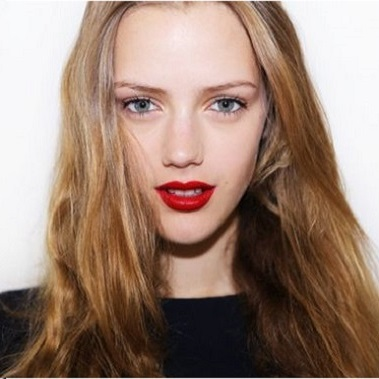
%> input picture homework/src/Esther Heesch1.jpg, 379 x 379 px
$ octave DIPzy8_3.m   (GNU Octave 9; MATLAB toolbox functions it lacks are replaced by stand-ins)
%> lines starting %> are read from the running program, lines starting %| are printed output that depends on the picture
### homework/src/dct.m
function dct_my = dct(f,m,n)
% 要求f为8*8块
% m=n=8;
% f = (rand(n,n)*100); % 生成8x8块
for i=0:m-1
    for j=0:n-1
        if i == 0
            c = sqrt(1/m);
        else
            c = sqrt(2/m);
        end
        A(i+1, j+1) = c * cos( (j + 0.5)* pi * i / m );
    end
end

dct_my = A*f*A';

dct_matlab = dct2(f);

### homework/src/idct.m
function idct_my = idct(f,m,n)
% 要求f为8*8块
% m=n=8;
% f = (rand(n,n)*100); % 生成8x8块
for i=0:m-1
    for j=0:n-1
        if i == 0
            c = sqrt(1/m);
        else
            c = sqrt(2/m);
        end
        A(i+1, j+1) = c * cos( (j + 0.5)* pi * i / m );
    end
end

idct_my = A'*f*A;

idct_matlab = idct2(f);

### homework/src/DIPzy8_3.m
% 区域编码保留前 50%个系数

clc;clear;
img = rgb2gray(imread('Esther Heesch1.jpg'));
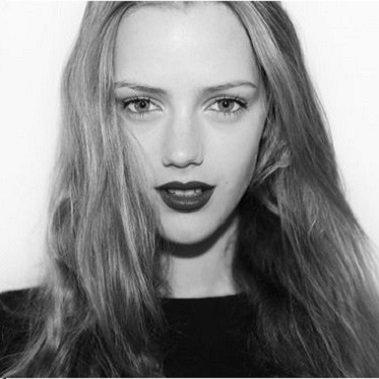
%> img: size 379x379 uint8; min 2, max 255, mean 136.1
figure,subplot(221), imshow(img); xlabel('原图')
[m,n] = size(img);
%> m = 379; n = 379

% 1，对整个图像dct变换
img = im2double(img);
%> img: size 379x379 double
% dct_img = dct2(img); % 系统自带函数
dct_img = dct(img,m,n); % 自己写的函数
%> after the loop in dct, `for i=0:m-1`:
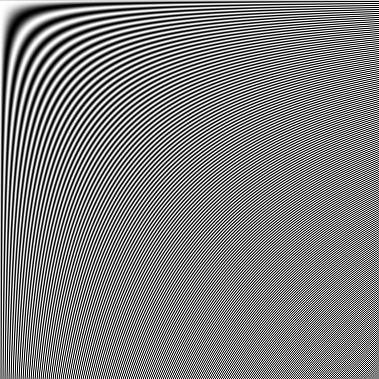
%> A: size 379x379 double; min -0.0726, max 0.0726, mean 0.000136; drawn with min black and max white
subplot(222),imshow(1000*abs(dct_img), colormap(gray(5)));
%> after `imshow(1000*abs(dct_img), colormap(gray(5)))`:
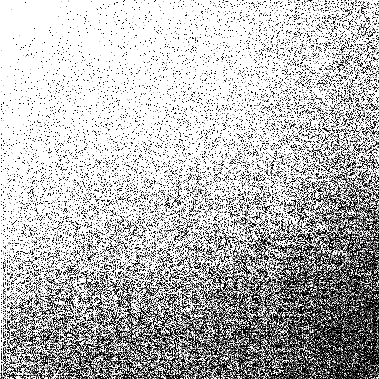
%> displayed picture: size 379x379x3, on the screen's scale of 0 to 255; min 0, max 255, mean 184
colorbar;
xlabel('dct变换图像')

% 2，量化, 区域编码保留前 50%个系数，其他点置为0，变得稀疏
for i=1:round(sqrt(0.5)*m)
    for j=round(sqrt(0.5)*n):n
        dct_img(i,j)=0;
    end;
end;
for i=round(sqrt(0.5)*m):m
    for j=1:n
        dct_img(i,j)=0;
    end;
end;
subplot(224),imshow(1000*abs(dct_img), colormap(gray(5)));
%> after `imshow(1000*abs(dct_img), colormap(gray(5)))`:
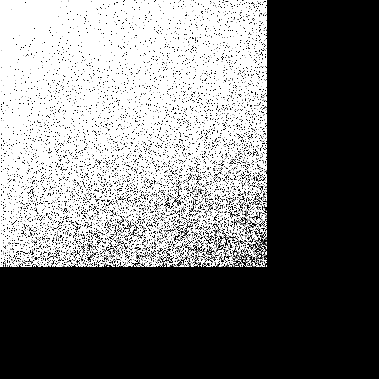
%> displayed picture: size 379x379x3, on the screen's scale of 0 to 255; min 0, max 255, mean 111.5
colorbar;
xlabel('区域处理dct变换图像')

% 3，反变换回来
% new_img = idct2(dct_img); % 系统自带函数
new_img = idct(dct_img,m,n); % 自己写的函数
new_img = mat2gray(new_img);
subplot(223),imshow(new_img);
xlabel('dct反变换图像')
